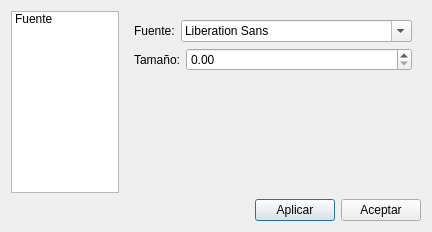
<?xml version="1.0" encoding="UTF-8"?>
<ui version="4.0">
 <class>DuSqliteManagerPreferencesDialog</class>
 <widget class="QDialog" name="DuSqliteManagerPreferencesDialog">
  <property name="geometry">
   <rect>
    <x>0</x>
    <y>0</y>
    <width>432</width>
    <height>232</height>
   </rect>
  </property>
  <property name="windowTitle">
   <string>Preferencias</string>
  </property>
  <layout class="QGridLayout" name="gridLayout_2">
   <item row="0" column="0">
    <layout class="QHBoxLayout" name="horizontalLayout_3">
     <item>
      <widget class="QListWidget" name="listWidget">
       <item>
        <property name="text">
         <string>Fuente</string>
        </property>
       </item>
      </widget>
     </item>
     <item>
      <widget class="QStackedWidget" name="stackedWidget">
       <property name="currentIndex">
        <number>0</number>
       </property>
       <widget class="QWidget" name="pagina">
        <layout class="QGridLayout" name="gridLayout">
         <item row="0" column="0">
          <layout class="QHBoxLayout" name="horizontalLayout">
           <item>
            <widget class="QLabel" name="label">
             <property name="text">
              <string>Fuente:</string>
             </property>
            </widget>
           </item>
           <item>
            <widget class="QFontComboBox" name="fontComboBox"/>
           </item>
          </layout>
         </item>
         <item row="1" column="0">
          <layout class="QFormLayout" name="formLayout">
           <item row="0" column="0">
            <widget class="QLabel" name="label_2">
             <property name="text">
              <string>Tamaño:</string>
             </property>
            </widget>
           </item>
           <item row="0" column="1">
            <widget class="QDoubleSpinBox" name="doubleSpinBox">
             <property name="maximum">
              <double>100000000000000000.000000000000000</double>
             </property>
            </widget>
           </item>
          </layout>
         </item>
         <item row="2" column="0">
          <spacer name="verticalSpacer">
           <property name="orientation">
            <enum>Qt::Vertical</enum>
           </property>
           <property name="sizeHint" stdset="0">
            <size>
             <width>20</width>
             <height>104</height>
            </size>
           </property>
          </spacer>
         </item>
        </layout>
       </widget>
      </widget>
     </item>
    </layout>
   </item>
   <item row="1" column="0">
    <layout class="QHBoxLayout" name="horizontalLayout_2">
     <item>
      <spacer name="horizontalSpacer">
       <property name="orientation">
        <enum>Qt::Horizontal</enum>
       </property>
       <property name="sizeHint" stdset="0">
        <size>
         <width>40</width>
         <height>20</height>
        </size>
       </property>
      </spacer>
     </item>
     <item>
      <widget class="QPushButton" name="aplicar">
       <property name="text">
        <string>Aplicar</string>
       </property>
      </widget>
     </item>
     <item>
      <widget class="QPushButton" name="aceptar">
       <property name="text">
        <string>Aceptar</string>
       </property>
      </widget>
     </item>
    </layout>
   </item>
  </layout>
 </widget>
 <resources/>
 <connections/>
</ui>
